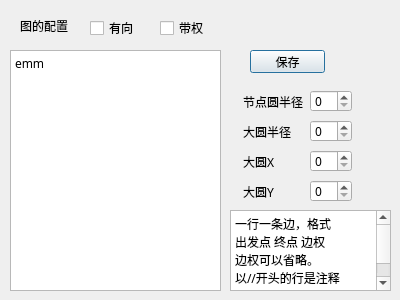
<?xml version="1.0" encoding="UTF-8"?>
<ui version="4.0">
 <class>ConfigDialog</class>
 <widget class="QDialog" name="ConfigDialog">
  <property name="geometry">
   <rect>
    <x>0</x>
    <y>0</y>
    <width>400</width>
    <height>300</height>
   </rect>
  </property>
  <property name="windowTitle">
   <string>设定</string>
  </property>
  <property name="modal">
   <bool>true</bool>
  </property>
  <widget class="QPushButton" name="pushButton">
   <property name="geometry">
    <rect>
     <x>250</x>
     <y>50</y>
     <width>75</width>
     <height>23</height>
    </rect>
   </property>
   <property name="font">
    <font>
     <family>微软雅黑</family>
    </font>
   </property>
   <property name="text">
    <string>保存</string>
   </property>
  </widget>
  <widget class="QLabel" name="label">
   <property name="geometry">
    <rect>
     <x>20</x>
     <y>20</y>
     <width>54</width>
     <height>12</height>
    </rect>
   </property>
   <property name="font">
    <font>
     <family>微软雅黑</family>
    </font>
   </property>
   <property name="text">
    <string>图的配置</string>
   </property>
  </widget>
  <widget class="QCheckBox" name="checkBox_directed">
   <property name="enabled">
    <bool>true</bool>
   </property>
   <property name="geometry">
    <rect>
     <x>90</x>
     <y>20</y>
     <width>71</width>
     <height>16</height>
    </rect>
   </property>
   <property name="font">
    <font>
     <family>微软雅黑</family>
    </font>
   </property>
   <property name="text">
    <string>有向</string>
   </property>
  </widget>
  <widget class="QCheckBox" name="checkBox_weighted">
   <property name="geometry">
    <rect>
     <x>160</x>
     <y>20</y>
     <width>71</width>
     <height>16</height>
    </rect>
   </property>
   <property name="font">
    <font>
     <family>微软雅黑</family>
    </font>
   </property>
   <property name="text">
    <string>带权</string>
   </property>
  </widget>
  <widget class="QSpinBox" name="spinBox_r">
   <property name="geometry">
    <rect>
     <x>310</x>
     <y>90</y>
     <width>42</width>
     <height>22</height>
    </rect>
   </property>
   <property name="font">
    <font>
     <family>微软雅黑</family>
    </font>
   </property>
   <property name="maximum">
    <number>999999</number>
   </property>
  </widget>
  <widget class="QLabel" name="label_2">
   <property name="geometry">
    <rect>
     <x>243</x>
     <y>92</y>
     <width>61</width>
     <height>20</height>
    </rect>
   </property>
   <property name="font">
    <font>
     <family>微软雅黑</family>
    </font>
   </property>
   <property name="text">
    <string>节点圆半径</string>
   </property>
  </widget>
  <widget class="QLabel" name="label_3">
   <property name="geometry">
    <rect>
     <x>243</x>
     <y>122</y>
     <width>61</width>
     <height>20</height>
    </rect>
   </property>
   <property name="font">
    <font>
     <family>微软雅黑</family>
    </font>
   </property>
   <property name="text">
    <string>大圆半径</string>
   </property>
  </widget>
  <widget class="QSpinBox" name="spinBox_R">
   <property name="geometry">
    <rect>
     <x>310</x>
     <y>120</y>
     <width>42</width>
     <height>22</height>
    </rect>
   </property>
   <property name="font">
    <font>
     <family>微软雅黑</family>
    </font>
   </property>
   <property name="maximum">
    <number>999999</number>
   </property>
  </widget>
  <widget class="QLabel" name="label_4">
   <property name="geometry">
    <rect>
     <x>243</x>
     <y>152</y>
     <width>61</width>
     <height>20</height>
    </rect>
   </property>
   <property name="font">
    <font>
     <family>微软雅黑</family>
    </font>
   </property>
   <property name="text">
    <string>大圆X</string>
   </property>
  </widget>
  <widget class="QSpinBox" name="spinBox_x">
   <property name="geometry">
    <rect>
     <x>310</x>
     <y>150</y>
     <width>42</width>
     <height>22</height>
    </rect>
   </property>
   <property name="font">
    <font>
     <family>微软雅黑</family>
    </font>
   </property>
   <property name="maximum">
    <number>999999</number>
   </property>
  </widget>
  <widget class="QLabel" name="label_5">
   <property name="geometry">
    <rect>
     <x>243</x>
     <y>182</y>
     <width>61</width>
     <height>20</height>
    </rect>
   </property>
   <property name="font">
    <font>
     <family>微软雅黑</family>
    </font>
   </property>
   <property name="text">
    <string>大圆Y</string>
   </property>
  </widget>
  <widget class="QSpinBox" name="spinBox_y">
   <property name="geometry">
    <rect>
     <x>310</x>
     <y>180</y>
     <width>42</width>
     <height>22</height>
    </rect>
   </property>
   <property name="font">
    <font>
     <family>微软雅黑</family>
    </font>
   </property>
   <property name="maximum">
    <number>999999</number>
   </property>
  </widget>
  <widget class="QPlainTextEdit" name="plainTextEdit">
   <property name="geometry">
    <rect>
     <x>10</x>
     <y>50</y>
     <width>211</width>
     <height>241</height>
    </rect>
   </property>
   <property name="font">
    <font>
     <family>微软雅黑</family>
    </font>
   </property>
   <property name="plainText">
    <string>emm
</string>
   </property>
  </widget>
  <widget class="QPlainTextEdit" name="plainTextEdit_2">
   <property name="geometry">
    <rect>
     <x>230</x>
     <y>210</y>
     <width>161</width>
     <height>81</height>
    </rect>
   </property>
   <property name="font">
    <font>
     <family>微软雅黑</family>
    </font>
   </property>
   <property name="readOnly">
    <bool>true</bool>
   </property>
   <property name="plainText">
    <string>一行一条边，格式 
出发点 终点 边权
边权可以省略。
以//开头的行是注释</string>
   </property>
  </widget>
 </widget>
 <resources/>
 <connections/>
</ui>
